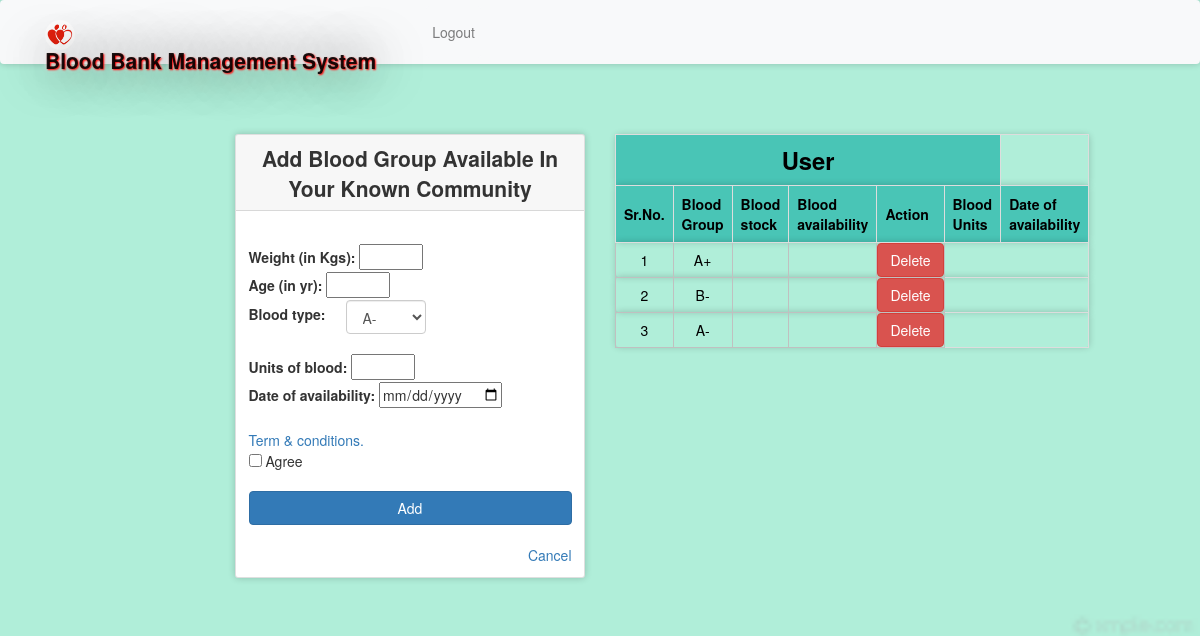
The page /blooddinfo.php (signed in) on the database as committed earlier.
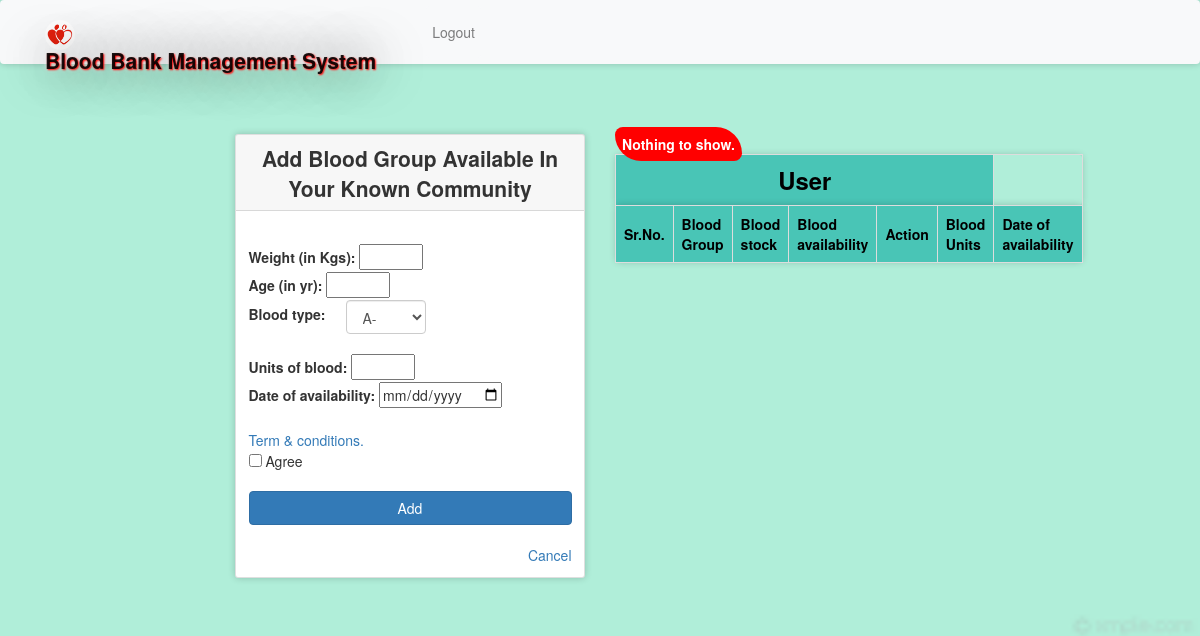
The same page on the database as committed later.
### tables this page shows
CREATE TABLE `blooddinfo` (
  `bdid` int(11) NOT NULL,
  `rid` int(11) NOT NULL,
  `bg` varchar(10) NOT NULL,
  `stock` int(11) NOT NULL,
  `doa` varchar(20) NOT NULL
);

### message.php (called while the page is built, shortened)
<?php $counter=0; if(isset($_GET['msg'])) { ?>
	<div class="col-5 alert alert alert-success alert-dismissible fade show card" id="message">
		<button type="button" class="close" data-dismiss="alert" title="close">&times;</button><?php echo $_GET['msg'];?>
	</div>
<?php }?>

### blooddinfo.php (the view, shortened to what this page needs)
<?php
  require 'file/connection.php';
  if(!isset($_SESSION['rid']))
  {
  header('location:login.php');
  }
  else {
?>
<!DOCTYPE html>
<html>
<?php require 'head.php'; ?>
<body>
  <?php require 'header.php'; ?>
    <div class="container cont">
      <?php require 'message.php'; ?>
      <div class="row justify-content-center">
         <div class="col-lg-4 col-md-5 col-sm-6 col-xs-7 mb-5">
          <div class="card">
            <div class="card-header title">Add blood group available in your known community</div>
        <div class="card-body">
        <form action="file/infoAddd.php" method="post">
        <label>Weight (in Kgs):</label>
          <input type="number" name="wt" min="0" max="700">
          <br>
        <label>Age (in yr):</label>
          <input type="number" name="age" min="0" max="700">
          <br>
          <div style="display:flex; align-items:center; gap: 20px;">
          <label>Blood type:</label>
          <select class="form-control" name="bg" required="" style="width: 25%;">
                <option>A-</option>
          </select>
          </div>
          <br>
        <label>Units of blood:</label>
          <input type="number" name="num" min="0" max="700">
          <br>
          <label>Date of availability:</label>
          <input type="date" name="date" id="Test_DatetimeLocal"><br><br>
          <a data-toggle="collapse" href="#collapseExample" role="button" aria-expanded="false" aria-controls="collapseExample" title="click to see">Term & conditions. </a><br>
        <input type="checkbox" name="condition" value="agree" required> Agree<br><br>
          <input type="submit" name="add" value="Add" class="btn btn-primary btn-block"><br>
          <a href="Userpage.html" class="float-right" title="click here">Cancel</a>
        </form>
         </div>
       </div>
     </div>
<?php   if(isset($_SESSION['rid'])){
    $rid=$_SESSION['rid'];
    $sql = "SELECT * from blooddinfo where rid='$rid'";
    $result = mysqli_query($conn, $sql);
  }
  ?>
    <div class="col-lg-4 col-md-5 col-sm-6 col-xs-7 mb-5">
          <table bgcolor="#2779a7">
            <th colspan="6" class="title">User</th>
            <tr>
              <th>Sr.No.</th>
              <th>Blood Group</th>
              <th>Blood stock</th>
              <th>Blood availability</th>
              <th>Action</th>
              <th>Blood Units</th>
              <th>Date of availability</th>
            </tr>
            <div>
                <?php
                if ($result) {
                    $row =mysqli_num_rows( $result);
                    if ($row) {
                }else echo '<b style="color:white;background-color:red;padding:7px;border-radius: 15px 50px;">Nothing to show.</b>';
            }
            ?>
            </div>
            <?php while($row = mysqli_fetch_array($result)) { ?>
            <tr>
              <td><?php echo ++$counter; ?></td>
              <td><?php echo $row['bg'];?></td>
              <td><?php echo $row['stock']; ?></td>
              <td><?php echo $row['doa']; ?></td>
              <td><a href="file/deleted.php?bdid=<?php echo $row['bdid'];?>" class="btn btn-danger">Delete</a></td>
            </tr>
            <?php } ?>
          </table>
      </div>
   </div>
</div>
</body>
<?php } ?>

Rows that differ between the two databases and show on the page:
removed blooddinfo: bg "A+"
removed blooddinfo: bg "B-"
removed blooddinfo: bg "A-"
Other text that changed with them:
text now shown: "Nothing to show."
